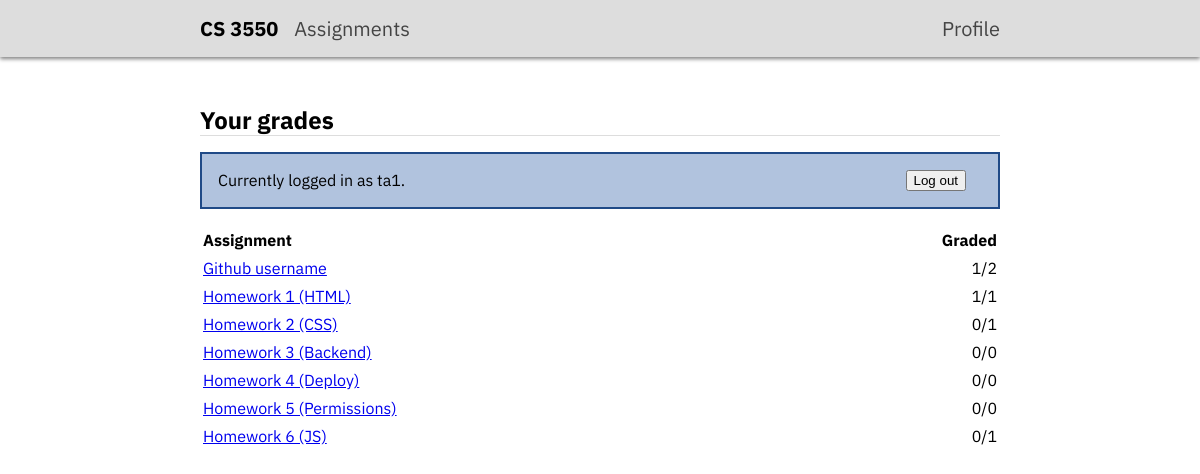
Screenshot of /profile/ (signed in) with the database file from the repository.
### grades/models.py (models this page shows)
class Assignment(models.Model):
    title = models.CharField(max_length=200)
    description = models.TextField(null=True, blank=True, default="")
    deadline = models.DateTimeField()
    weight = models.IntegerField()
    points = models.IntegerField()

### grades/views.py (the view)
# urls.py: path("profile/", views.profile),
@login_required
def profile(request):
    try:
        assignments = models.Assignment.objects.all()
    except models.Assignment.DoesNotExist:
        raise Http404("No existing assignments")
    return render(request, "profile.html", {'assignments':assignments, 'user':request.user, 'userType':get_user_type(request.user)})

### grades/views.py (called while the page is built)
def get_user_type(user):
    if user.is_authenticated:
        if user.groups.filter(name="Students").exists():
            return 1
        if user.groups.filter(name="Teaching Assistants").exists():
            return 2
        if user.is_superuser:
            return 4
    else:
        return 3

### grades/templates/profile.html (shortened to what this page needs)
<!DOCTYPE html>
<html>
    {% include 'header.html' with title='Profile' %}
    <main class="pageColumn">
        <h1>Your grades</h1>
        <div class="action-card">
            <form action="/profile/logout/" method="post">{% csrf_token %}
                <div class="cardline">
                    <p class="noEdgeP">Currently logged in as {{user.username}}.</p>
                    <button type="submit" class="rightlink" title="Logs out user and navigates to the LogIn Page">Log out</a>
                </div>
            </form>
        </div>
        <table>
            {% if userType|divisibleby:2 %}
            <thead>
                <tr>
                    <th>Assignment</th>
                    <th class="numcolumn">Graded</th>
                </tr>
            </thead>
            <tbody>
                {% for assignment in assignments %}
                <tr id="#tr{{forloop.counter}}">
                    <td>
                        <a href=/{{assignment.id}} title="Navigates to the HW description page">{{assignment.title}}</a>
                    </td>
                    <td class="numcolumn">{{assignment.id|gradedSubmissions:user}}</td>
                </tr>
                {% endfor %}
            {% endif %}
        </table>
    </main>
</html>

### static/main.css (style rules this page uses)
html { margin: 0; padding: 0; }
.pageColumn { width: min(calc(100% - 2rem), 50rem); align-content: center; padding-left: 1rem; padding-right: 1rem; margin: auto; }
h1 { font-size: 1.5rem; border-bottom: 1px solid #ddd; margin: 0; padding: 0; }
button { margin-right: 1rem; }
table { line-height: 1.5; width: 100%; margin-top: 1rem; margin-bottom: 1rem; }
th { text-align: left; }
.numcolumn { text-align: right; }
.action-card { border: 2px solid #204a87; background-color: #b1c3de; margin-top: 1rem; margin-bottom: 1rem; display: flex; flex-direction: column; padding: 1rem; }
.cardline { display: flex; flex-direction: row; }
.rightlink { margin-left: auto }
.noEdgeP { margin: 0; }

### rows the page displays
Assignment: title "Github username", id|gradedSubmissions "1/2"
Assignment: title "Homework 1 (HTML)", id|gradedSubmissions "1/1"
Assignment: title "Homework 2 (CSS)", id|gradedSubmissions "0/1"
Assignment: title "Homework 3 (Backend)", id|gradedSubmissions "0/0"
Assignment: title "Homework 4 (Deploy)", id|gradedSubmissions "0/0"
Assignment: title "Homework 5 (Permissions)", id|gradedSubmissions "0/0"
Assignment: title "Homework 6 (JS)", id|gradedSubmissions "0/1"

### other values shown
{{ user.username }} "ta1"
